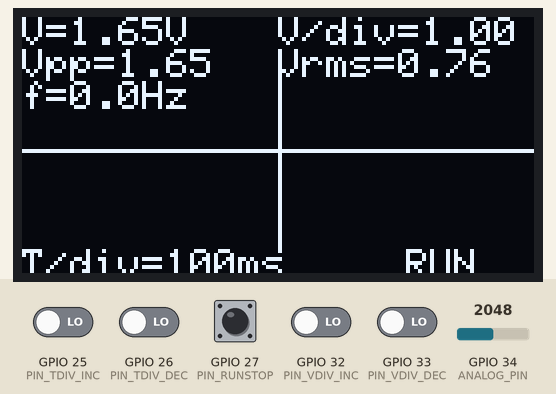
A sketch run on a simulated ESP32. Parts: 128×64 one-colour display. Inputs (shaded band) come from the test bench; at power-on: GPIO 25 (PIN_TDIV_INC), GPIO 26 (PIN_TDIV_DEC), GPIO 27 (PIN_RUNSTOP), GPIO 32 (PIN_VDIV_INC), GPIO 33 (PIN_VDIV_DEC) LOW, GPIO 34 (ANALOG_PIN) = 2048 (analog values on the 0–4095 scale).

Above: at 1.2 s.
1.3 s: GPIO 27 (PIN_RUNSTOP) pulled HIGH for 0.15 s
At 2.1 s:
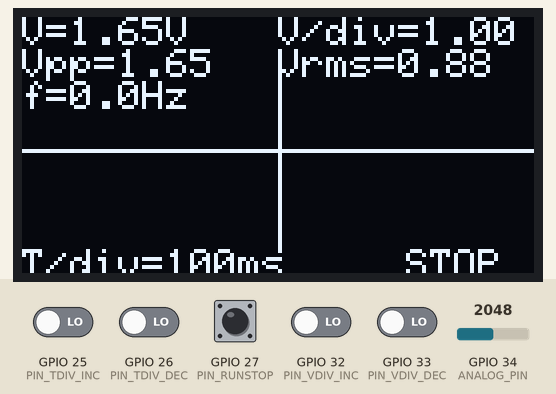
2.9 s: GPIO 25 (PIN_TDIV_INC) driven HIGH
At 3.8 s:
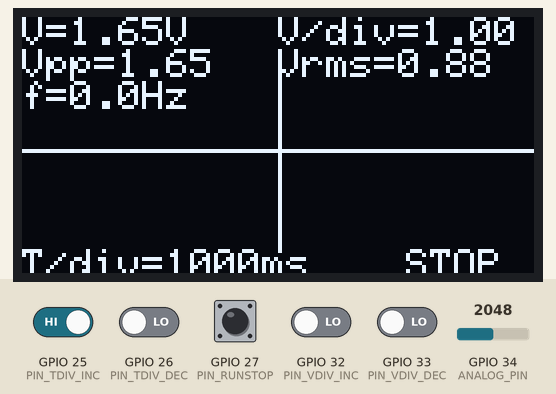
4.6 s: GPIO 32 (PIN_VDIV_INC) driven HIGH
At 5.4 s:
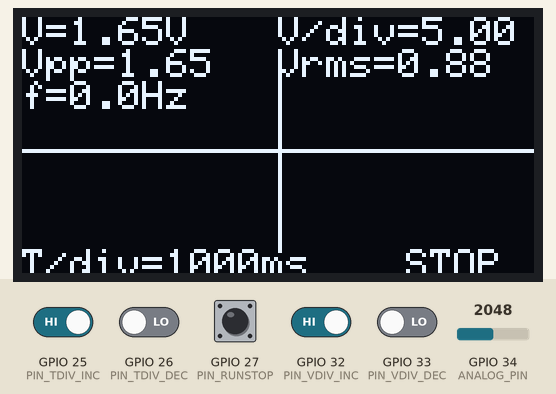
6.4 s: GPIO 26 (PIN_TDIV_DEC) driven HIGH
7.9 s: GPIO 27 (PIN_RUNSTOP) pulled HIGH for 1 s
At 9.1 s:
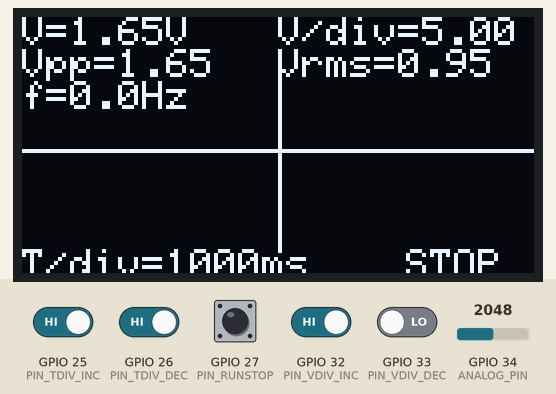
9.5 s: GPIO 33 (PIN_VDIV_DEC) driven HIGH
At 9.76 s:
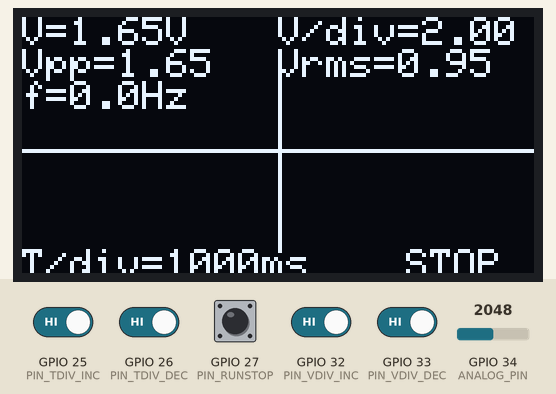
Timing chart, 0 to 12.0 s (numbered marks = the images above; inputs shaded):
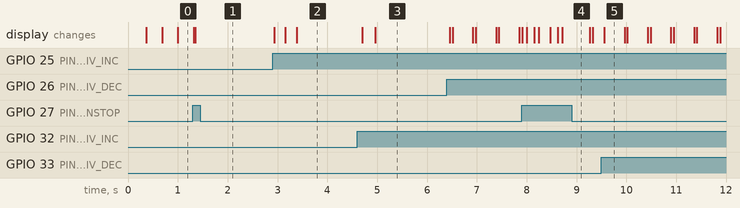

The sketch:

Oscilloscope.ino
```cpp
#include <Wire.h>
#include <Adafruit_GFX.h>
#include <Adafruit_SH110X.h>
#include <math.h>

// OLED setup
#define SCREEN_WIDTH 128
#define SCREEN_HEIGHT 64
#define OLED_RESET -1
#define I2C_ADDRESS 0x3C
Adafruit_SH1106G display(SCREEN_WIDTH, SCREEN_HEIGHT, &Wire, OLED_RESET);

// ADC input
#define ANALOG_PIN 34  // ADC1_CH6 on ESP32

// Buttons
#define PIN_VDIV_INC 32
#define PIN_VDIV_DEC 33
#define PIN_TDIV_INC 25
#define PIN_TDIV_DEC 26
#define PIN_RUNSTOP 27

// Waveform box
#define WAVE_X 0
#define WAVE_Y 8
#define WAVE_WIDTH 128
#define WAVE_HEIGHT 50
#define NUM_POINTS WAVE_WIDTH

uint8_t waveform[NUM_POINTS];
float vBuffer[NUM_POINTS];   // store real voltages for measurements

// Controls
float vPerDiv;
float tPerDiv;
bool running = true;

// ADC constants
const float VREF = 3.3;
const int ADC_MAX = 4095;
const int hDivisions = 8;

// Scaling arrays
float vDivisions[] = {0.1, 0.2, 0.5, 1.0, 2.0, 5.0};
int vDivIndex = 3; // start 1 V/div

float tDivisions[] = {10, 20, 50, 100, 200, 500, 1000}; // ms/div
int tDivIndex = 3; // start 100 ms/div

// Debounce helper
bool readButton(int pin){
  static unsigned long lastPress[40] = {0};
  if(digitalRead(pin) && millis()-lastPress[pin]>200){
    lastPress[pin]=millis();
    return true;
  }
  return false;
}

// Averaged ADC for smoother values
int readADC(int pin){
  long sum=0;
  for(int i=0;i<32;i++) sum+=analogRead(pin);
  return sum/32;
}

// Map voltage to OLED pixel
int voltageToPixel(float voltage){
  if(voltage<0) voltage=0;
  if(voltage>VREF) voltage=VREF;
  return map(voltage*1000, 0, VREF*1000, WAVE_HEIGHT-1, 0);
}

// --- Measurement functions ---
float computeVpp(float *buffer, int n){
  float vmin = 1e9, vmax = -1e9;
  for(int i=0;i<n;i++){
    if(buffer[i] < vmin) vmin = buffer[i];
    if(buffer[i] > vmax) vmax = buffer[i];
  }
  return vmax - vmin;
}

float computeVrms(float *buffer, int n){
  double sumsq = 0;
  for(int i=0;i<n;i++) sumsq += buffer[i]*buffer[i];
  return sqrt(sumsq/n);
}

// crude frequency estimate from zero-crossings
float computeFreq(float *buffer, int n, float sampleRate){
  int crossings = 0;
  for(int i=1;i<n;i++){
    if((buffer[i-1]<VREF/2 && buffer[i]>=VREF/2) ||
       (buffer[i-1]>VREF/2 && buffer[i]<=VREF/2)){
      crossings++;
    }
  }
  if(crossings < 2) return 0;
  float periods = crossings/2.0;
  float timeWindow = n / sampleRate;
  return periods / timeWindow;
}

void setup(){
  Serial.begin(115200);
  if(!display.begin(I2C_ADDRESS,true)){ while(1); }

  display.clearDisplay();
  display.display();

  analogReadResolution(12);
  analogSetAttenuation(ADC_11db);

  pinMode(PIN_VDIV_INC, INPUT_PULLDOWN);
  pinMode(PIN_VDIV_DEC, INPUT_PULLDOWN);
  pinMode(PIN_TDIV_INC, INPUT_PULLDOWN);
  pinMode(PIN_TDIV_DEC, INPUT_PULLDOWN);
  pinMode(PIN_RUNSTOP, INPUT_PULLDOWN);

  for(int i=0;i<NUM_POINTS;i++){
    waveform[i]=WAVE_HEIGHT/2;
    vBuffer[i]=0;
  }

  vPerDiv = vDivisions[vDivIndex];
  tPerDiv = tDivisions[tDivIndex];
}

void loop(){
  // --- Buttons ---
  if(readButton(PIN_VDIV_INC)) { vDivIndex++; if(vDivIndex>=sizeof(vDivisions)/sizeof(vDivisions[0])) vDivIndex=sizeof(vDivisions)/sizeof(vDivisions[0])-1; }
  if(readButton(PIN_VDIV_DEC)) { vDivIndex--; if(vDivIndex<0) vDivIndex=0; }
  vPerDiv = vDivisions[vDivIndex];

  if(readButton(PIN_TDIV_INC)) { tDivIndex++; if(tDivIndex>=sizeof(tDivisions)/sizeof(tDivisions[0])) tDivIndex=sizeof(tDivisions)/sizeof(tDivisions[0])-1; }
  if(readButton(PIN_TDIV_DEC)) { tDivIndex--; if(tDivIndex<0) tDivIndex=0; }
  tPerDiv = tDivisions[tDivIndex];

  if(readButton(PIN_RUNSTOP)) running=!running;

  // --- Update waveform ---
  static float vNow = 0;
  if(running){
    for(int i=0;i<NUM_POINTS-1;i++){
      waveform[i]=waveform[i+1];
      vBuffer[i]=vBuffer[i+1];
    }
    int adcVal=readADC(ANALOG_PIN);
    vNow=(adcVal*VREF)/ADC_MAX;
    vBuffer[NUM_POINTS-1]=vNow;
    waveform[NUM_POINTS-1]=voltageToPixel(vNow);
  }

  // --- Measurements ---
  float vpp = computeVpp(vBuffer, NUM_POINTS);
  float vrms = computeVrms(vBuffer, NUM_POINTS);

  float totalScreenTime = tPerDiv*hDivisions; // ms across screen
  float sampleRate = (NUM_POINTS / (totalScreenTime/1000.0)); // Hz
  float freq = computeFreq(vBuffer, NUM_POINTS, sampleRate);

  // --- Draw OLED ---
  display.clearDisplay();

  // Grid
  display.drawLine(WAVE_X, WAVE_Y+WAVE_HEIGHT/2, WAVE_X+WAVE_WIDTH, WAVE_Y+WAVE_HEIGHT/2, SH110X_WHITE);
  display.drawLine(WAVE_X+WAVE_WIDTH/2, WAVE_Y, WAVE_X+WAVE_WIDTH/2, WAVE_Y+WAVE_HEIGHT, SH110X_WHITE);

  // Waveform
  for(int x=0;x<NUM_POINTS-1;x++){
    display.drawLine(WAVE_X+x, WAVE_Y+waveform[x], WAVE_X+x+1, WAVE_Y+waveform[x+1], SH110X_WHITE);
  }

  // Labels
  display.setTextSize(1);
  display.setTextColor(SH110X_WHITE);
  display.setCursor(0,0); display.printf("V=%.2fV",vNow);
  display.setCursor(64,0); display.printf("V/div=%.2f",vPerDiv);
  display.setCursor(0,58); display.printf("T/div=%.0fms",tPerDiv);
  display.setCursor(96,58); display.print(running?"RUN":"STOP");

  // Measurements
  display.setCursor(0, 0+8);  display.printf("Vpp=%.2f", vpp);
  display.setCursor(64, 0+8); display.printf("Vrms=%.2f", vrms);
  display.setCursor(0, 0+16); display.printf("f=%.1fHz", freq);

  display.display();

  // --- Delay per sample ---
  float delayPerSample = (totalScreenTime/NUM_POINTS);
  delay((int)delayPerSample);
}
```

Measured:
- after the input at 1.3 s, the display: first differs from a run without the input after 0.05 s (image 1)
- after the input at 2.9 s, the display: first changes at once (image 2 shows a later state)
- after the input at 4.6 s, the display: first changes after 0.10 s (image 3 shows a later state)
- after the input at 7.9 s, the display: first differs from a run without the input after 0.10 s (image 4 shows a later state)
- after the input at 9.5 s, the display: changes after 0.06 s (image 5)
- what the display in image 5 shows lasts 0.4 s, from 9.6 s to 10.0 s
